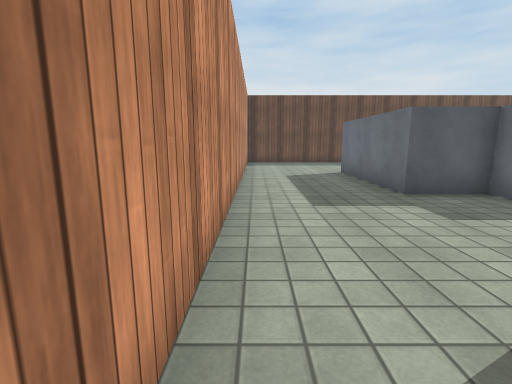
view 1 (above)

21 first-person views from a walk through a 3-D level made in the Unity game engine. The camera is 1.2 m above the floor, tilts 10° down and sees 85° across. Doors are open. The floor is counted in squares, 1 m on a side. Each view is taken from the middle of a square. On the plan, view 1 faces up. The plan holds only what a view shows up to about 13 squares ahead; the rest is blank. The player is left out. Surface patterns are stand-ins for the level's own textures.

view 2
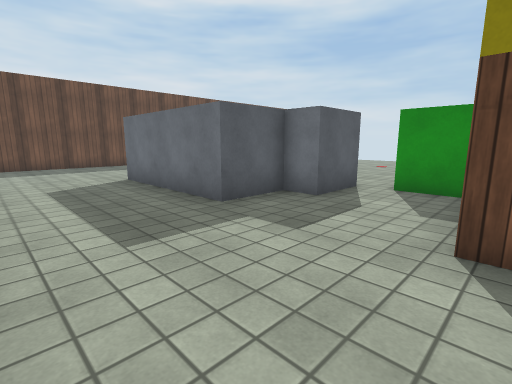

view 3
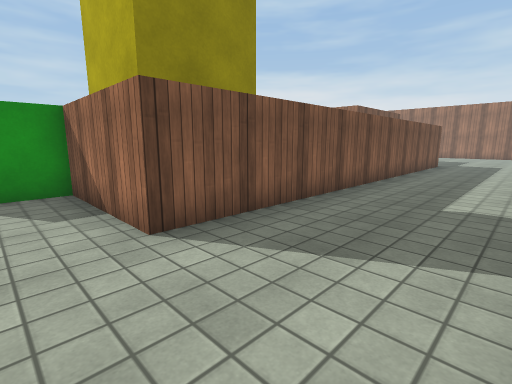

view 4
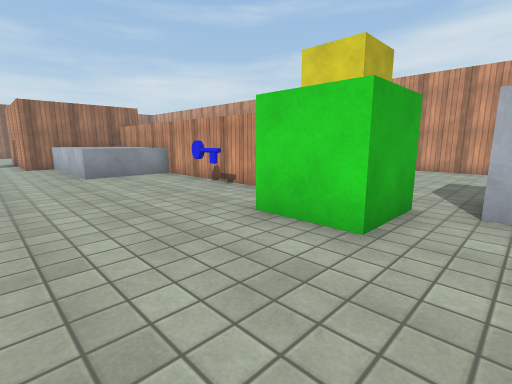

view 5
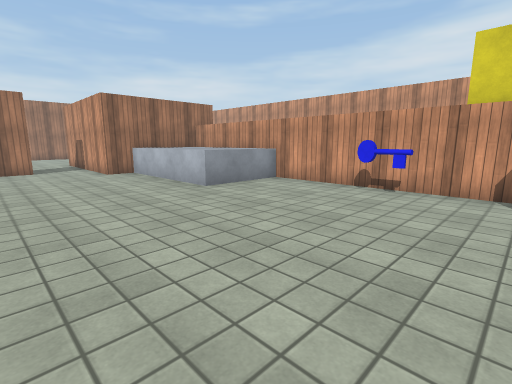

view 6
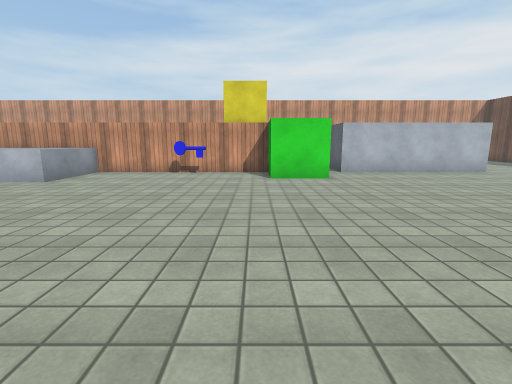

view 7
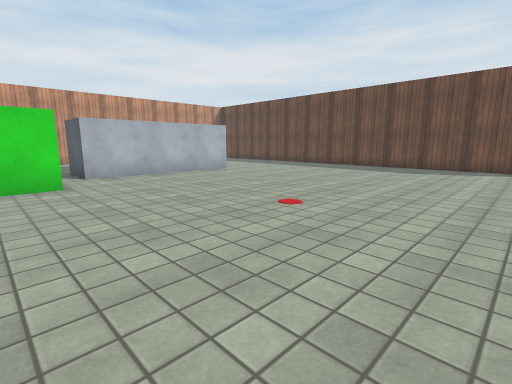

view 8
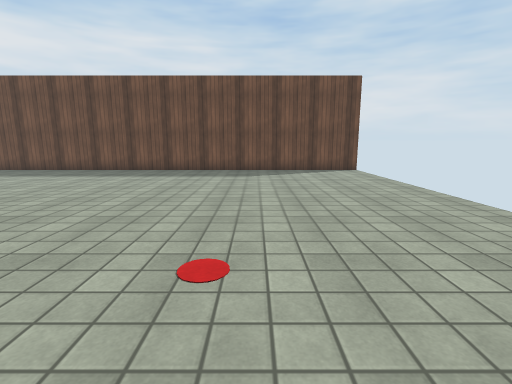

view 9
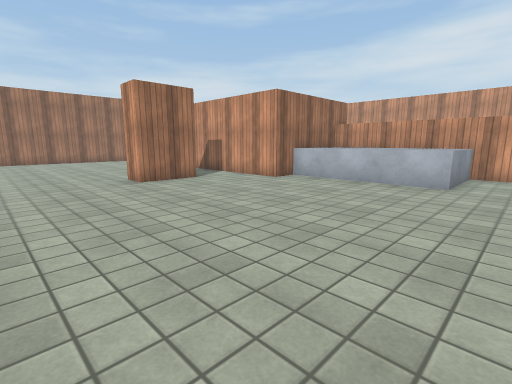

view 10
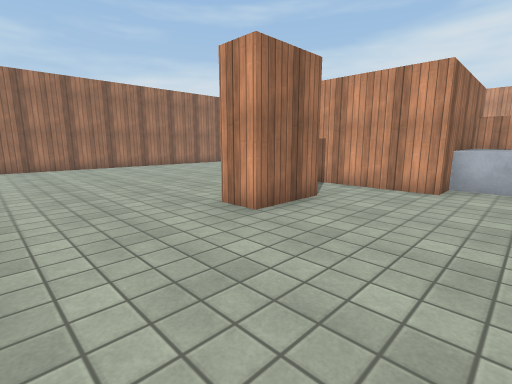

view 11
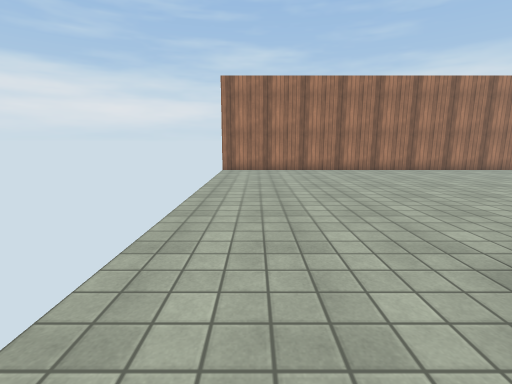

view 12
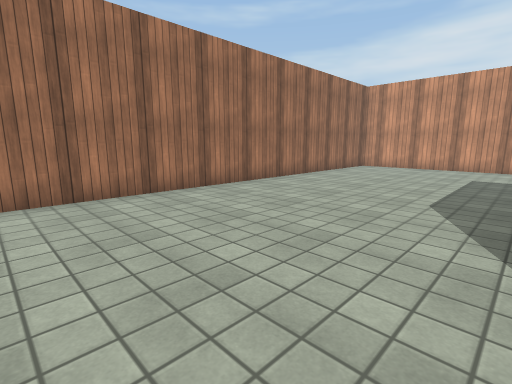

view 13
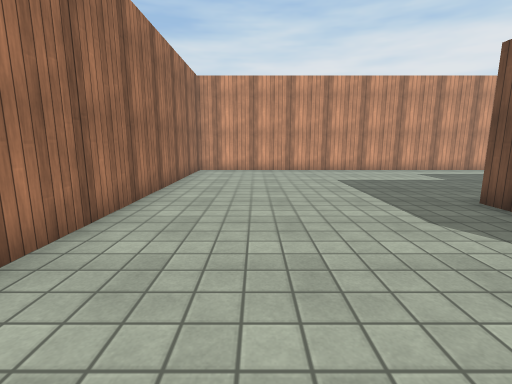

view 14
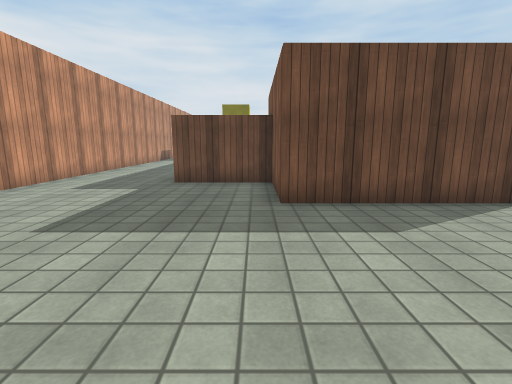

view 15
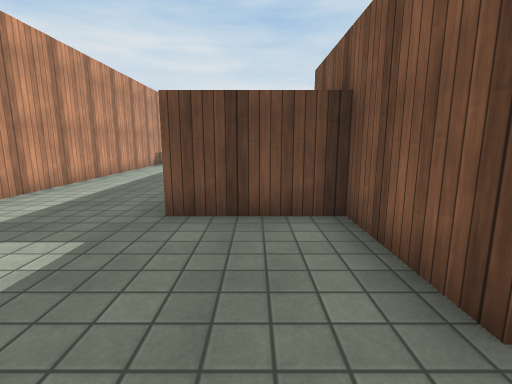

view 16
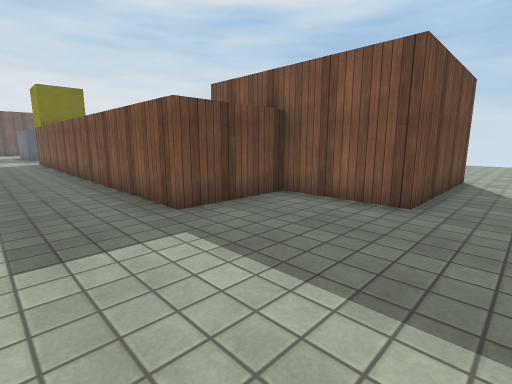

view 17
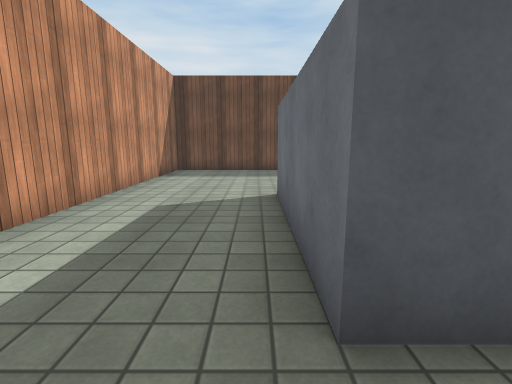

view 18
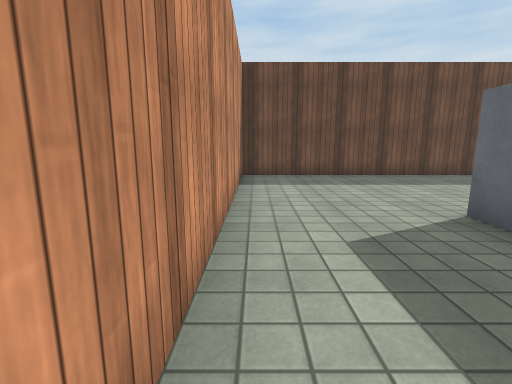

view 19
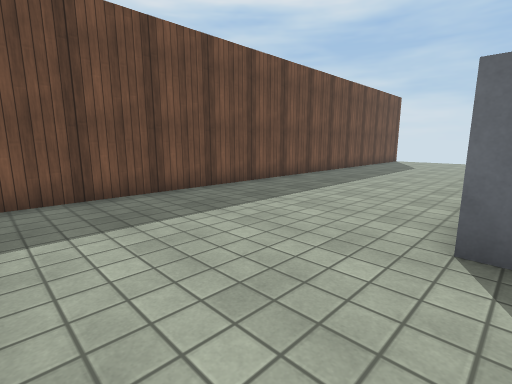

view 20
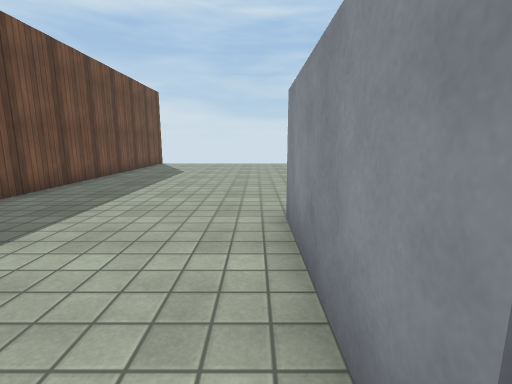

view 21
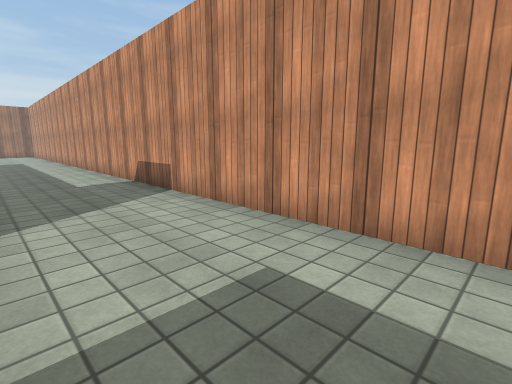

### Floor plan
Points are (right, up) in squares from view 1. A wall is a line through its corners. A room is listed if a view was taken in it or the views show most of it. See-through windows are left out.
Room 1 (views 1, 2, 3, 4, 5, 6, 7, 8, 9, 10, 11, 12, 13, 14, 15, 16, 17, 18, 19, 20, 21)
walls: (5.4, 2.5) (7.5, 2.5) (7.5, -9.5) (11.5, -9.5) (11.5, -14.2); (7.5, 5.5) (5.5, 5.5) (5.5, 6.5) (3.5, 6.5) (3.5, 11.5) (7.5, 11.5) (7.5, 5.5); (13.4, -11.5) (15.5, -11.5) (15.5, -12.5); (11.5, -15.5) (6.5, -15.5) (6.5, -12.5) (3.5, -12.5) (3.5, 0.6); (19.6, 17.5) (-0.5, 17.5) (-0.5, -22.5) (19.5, -22.5)
low walls: (7.5, -4.5) (10.5, -4.5) (10.5, -9.5)
ways out: open door at (12.5, -12)
objects: yellow cube (4, 1) to (5, 2); key (8, 0); green cube (8, 2) to (9, 4)

Where each view was taken, in squares from view 1:
view 1: 0 up, 0 right, facing up
view 2: 2 up, 0 right, facing up-right
view 3: 4 up, 0 right, facing down-right
view 4: 6 up, 13 right, facing down-left
view 5: 2 up, 15 right, facing down-left
view 6: 2 up, 19 right, facing left
view 7: 3 up, 18 right, facing up-left
view 8: 5 up, 15 right, facing up
view 9: 3 down, 19 right, facing down-left
view 10: 8 down, 19 right, facing down-left
view 11: 10 down, 18 right, facing down
view 12: 16 down, 14 right, facing down-left
view 13: 20 down, 12 right, facing left
view 14: 21 down, 6 right, facing up
view 15: 17 down, 5 right, facing up
view 16: 17 down, 1 right, facing up-right
view 17: 5 up, 3 right, facing up
view 18: 7 up, 0 right, facing up
view 19: 11 up, 0 right, facing up-right
view 20: 12 up, 3 right, facing right
view 21: 7 up, 3 right, facing down-left
